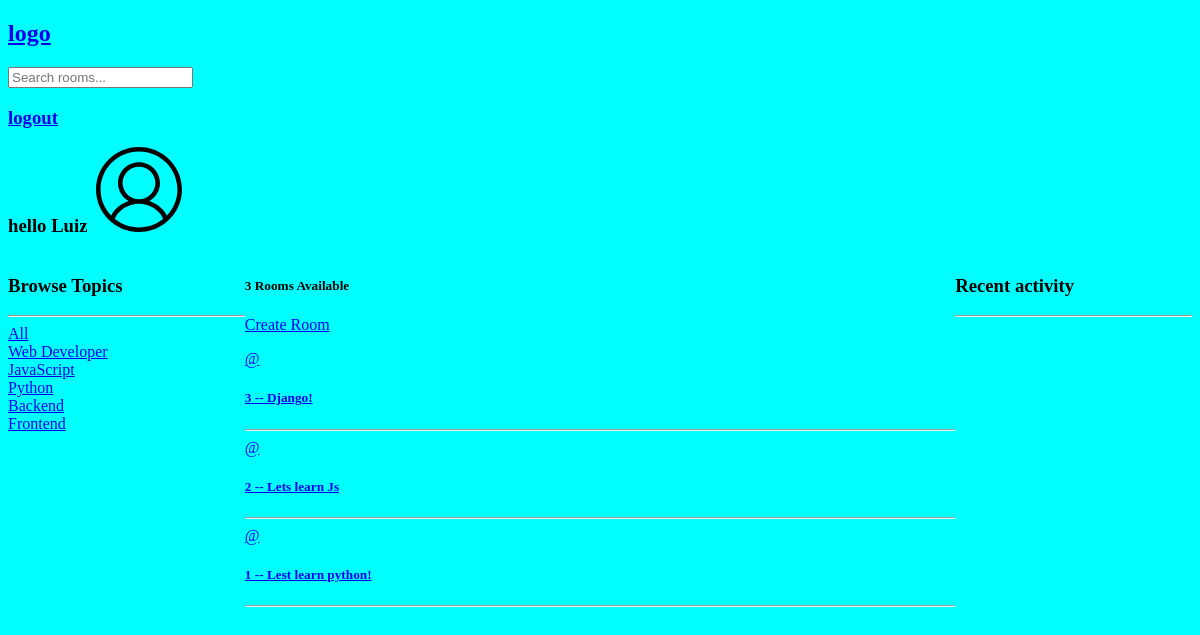
Page / (signed in) on the earlier database version.
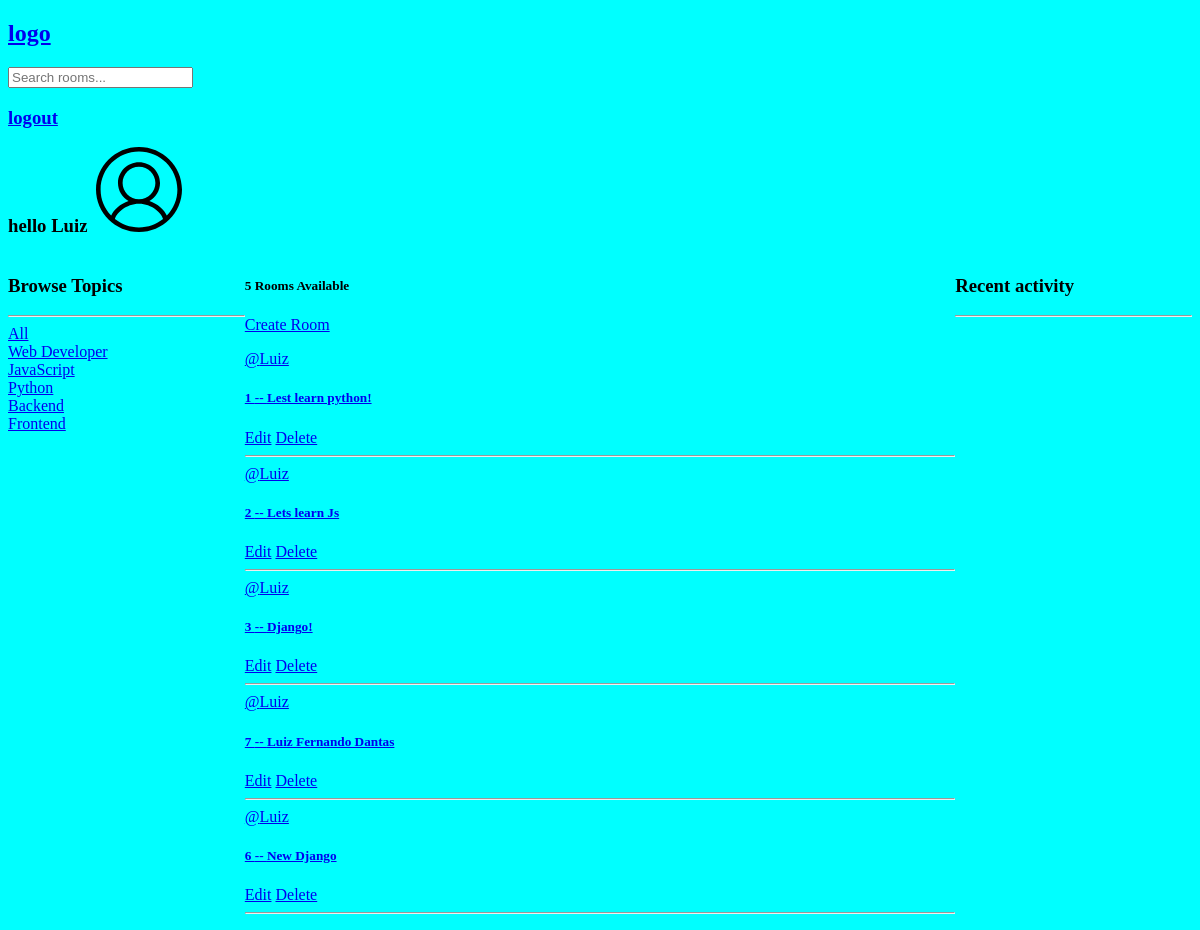
Same page on the later database version.
### base/models.py (models this page shows, shortened)
class Topic(models.Model):
  name = models.CharField(max_length=200)

class Room(models.Model):
  host = models.ForeignKey(User, on_delete=models.CASCADE, null=True)
  topico = models.ForeignKey(Topic, null=True, on_delete=models.SET_NULL)
  name = models.CharField(max_length=200)
  description = models.TextField(null=True, blank=True)
  participants = models.ManyToManyField(User, related_name='participants', blank=True)
  updated = models.DateTimeField(auto_now=True)
  create = models.DateTimeField(auto_now_add=True)
  class Meta:
    ordering = ['-updated', '-create']

### base/views.py (the view)
# urls.py: path('',  views.home, name="home"),
def home(request):
  q = request.GET.get('q') if request.GET.get('q') != None else ''
  topics = Topic.objects.all()
  rooms = Room.objects.filter(Q(topico__name__icontains = q) | Q(name__icontains = q) | Q(description__icontains = q))
  room_message = Message.objects.filter(Q(room__topico__name__icontains = q))
  room_count = rooms.count()
  context =  {'rooms' : rooms, 'topics' : topics, 'room_count' : room_count, 'room_messages': room_message}
  return render(request,'base/home.html',context)

### base/templates/base/home.html (shortened to what this page needs)
{% extends "main.html" %}
{% block content %}
<div class="home__container">
  <div>
    {% include "base/topics__component.html" %}
  </div>
  <div>
    <div>
      <h5>{{room_count}} Rooms Available</h5>
      <p><a href="{% url 'create-room' %}">Create Room</a></p>
    </div>
    {% include "base/feed__components.html" %}
  </div>
  <div>
    {% include "base/activity__component.html" %}
  </div>
{% endblock content %}

### base/templates/base/topics__component.html
<h3>
  Browse Topics
</h3>
<hr>
<div>
  <a href="{% url "home" %}">All </a>
</div>
{% for topic in topics %}
  <div>
    <a href="{% url "home" %}?q={{topic.name}}"> {{topic.name}} </a>
  </div>
{% endfor %}

### base/templates/base/feed__components.html (shortened to what this page needs)
{% for room in rooms %}
<div>
    <a href="{% url "user-profile" room.host.id %}">@{{room.host.username}}</a>
    <a href="{% url 'room' room.id %}">
    <h5>
      {{room.id}} -- {{room.name}}
    </h5>
    {% if request.user == room.host %}
    <a href="{% url 'update-room' room.id %}">Edit</a>
    <a href="{% url 'delete-room' room.id %}">Delete</a>
    {% endif %}
    <hr>
    </a>
</div>
{% endfor %}

Differences in the rows shown:
changed Room "Lest learn python!": host.username (not shown) → "Luiz"; host_id empty → 1 (drawn); moves up the list
changed Room "Lets learn Js": host.username (not shown) → "Luiz"; host_id empty → 1 (drawn); moves down the list
changed Room "Django!": host.username (not shown) → "Luiz"; host_id empty → 1 (drawn)
added Room: host.username "Luiz", id "7", name "Luiz Fernando Dantas", shows "Edit"
added Room: host.username "Luiz", id "6", name "New Django", shows "Edit"
Other differences:
{{ room_count }}: "3" → "5"
